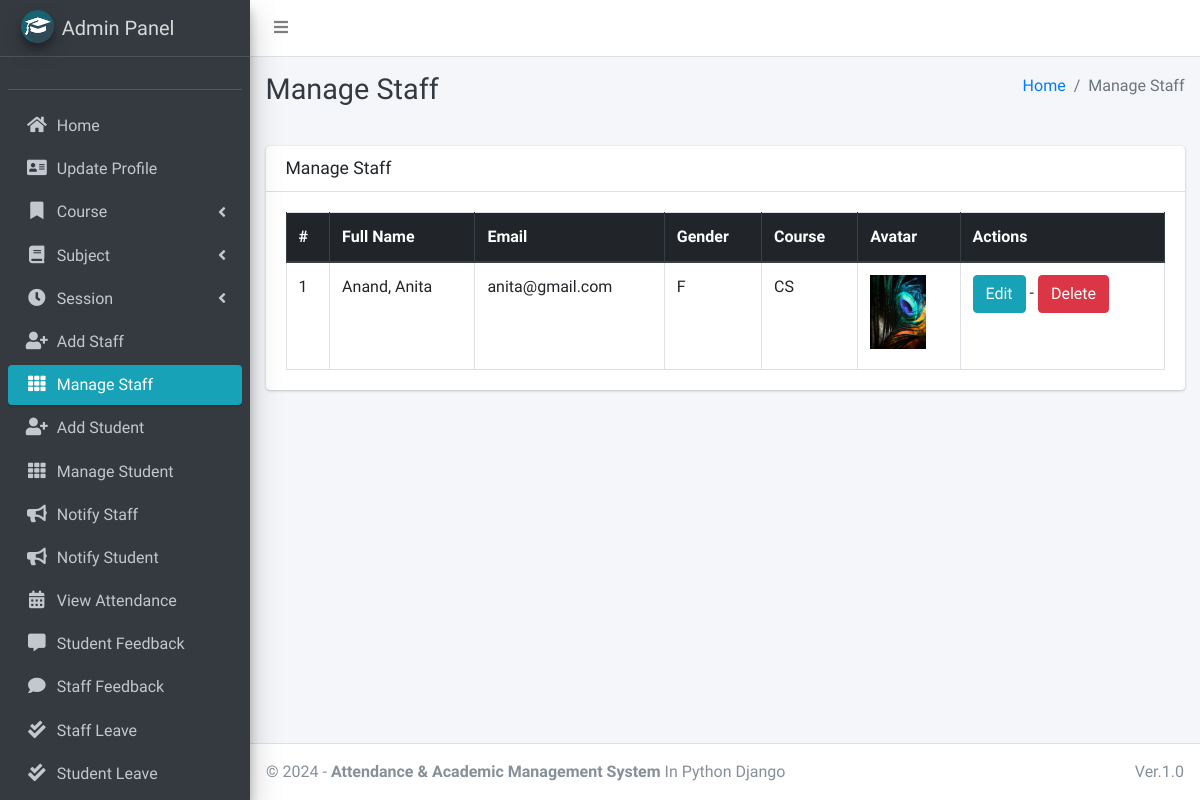
/staff/manage/ (signed in), run on an earlier commit of the app's database.
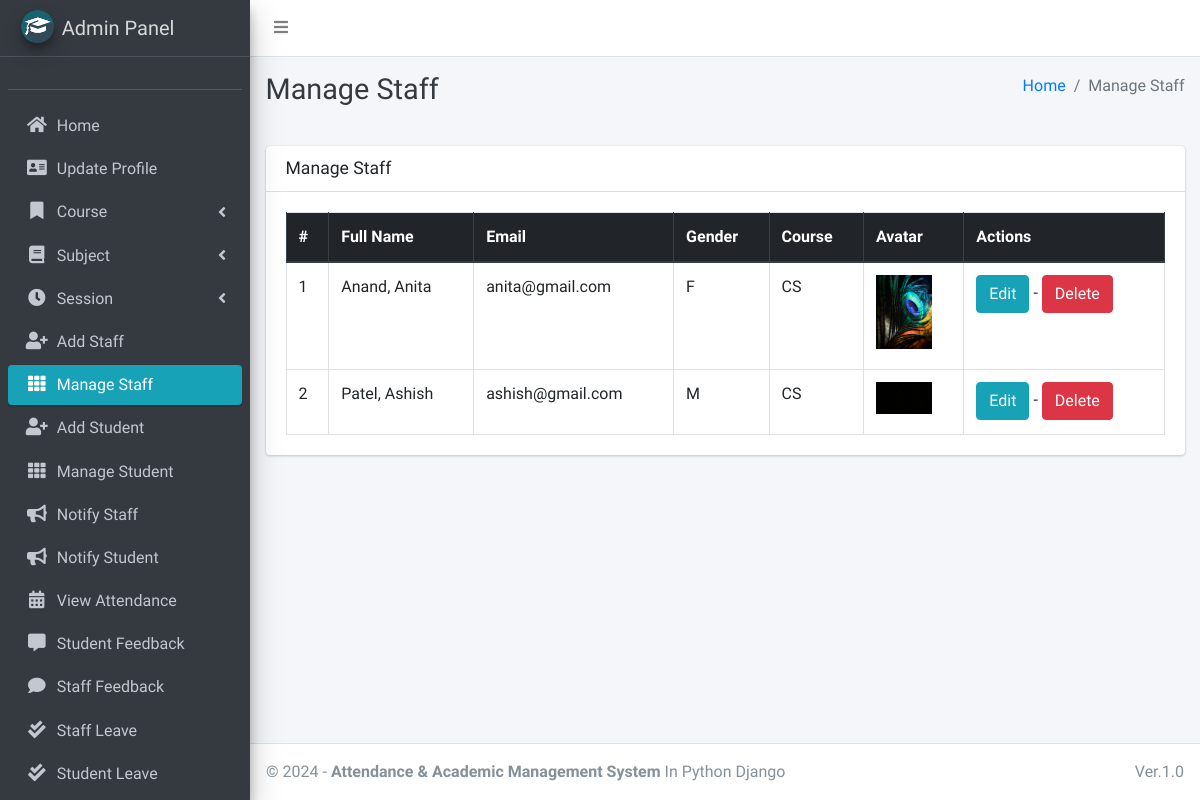
And on a later commit of the database.
### main_app/models.py (models this page shows, shortened)
class CustomUser(AbstractUser):
    USER_TYPE = ((1, "HOD"), (2, "Staff"), (3, "Student"))
    GENDER = [("M", "Male"), ("F", "Female")]
    username = None  # Removed username, using email instead
    email = models.EmailField(unique=True)
    user_type = models.CharField(default=1, choices=USER_TYPE, max_length=1)
    gender = models.CharField(max_length=1, choices=GENDER)
    profile_pic = models.ImageField()
    address = models.TextField()
    fcm_token = models.TextField(default="")  # For firebase notifications
    created_at = models.DateTimeField(auto_now_add=True)
    updated_at = models.DateTimeField(auto_now=True)
    USERNAME_FIELD = "email"
    REQUIRED_FIELDS = []
    objects = CustomUserManager()
    def __str__(self):
        return self.last_name + ", " + self.first_name

class Staff(models.Model):
    course = models.ForeignKey(Course, on_delete=models.DO_NOTHING, null=True, blank=False)
    admin = models.OneToOneField(CustomUser, on_delete=models.CASCADE)

class Course(models.Model):
    name = models.CharField(max_length=120)
    created_at = models.DateTimeField(auto_now_add=True)
    updated_at = models.DateTimeField(auto_now=True)

### main_app/hod_views.py (the view)
# urls.py: path("staff/manage/", hod_views.manage_staff, name='manage_staff'),
def manage_staff(request):
    allStaff = CustomUser.objects.filter(user_type=2)
    context = {
        'allStaff': allStaff,
        'page_title': 'Manage Staff'
    }
    return render(request, "hod_template/manage_staff.html", context)

### main_app/templates/hod_template/manage_staff.html
{% extends 'main_app/base.html' %}
{% load static %}
{% block page_title %}{{page_title}}{% endblock page_title %}
{% block content %}
<section class="content">
    <div class="container-fluid">
        <div class="row">
            <div class="col-md-12">
                <div class="card">
                    <div class="card-header">
                        <h3 class="card-title">{{page_title}}</h3>
                    </div>
                    <div class="card-body">
                        <table id="example2" class="table table-bordered table-hover">
                            <thead class="thead-dark">
                                <tr>
                                    <th>#</th>
                                    <th>Full Name</th>
                                    <th>Email</th>
                                    <th>Gender</th>
                                    <th>Course</th>
                                    <th>Avatar</th>
                                    <th>Actions</th>
                                </tr>
                            </thead>
                            <tbody>
                                {% for staff in allStaff %}
                                <tr>
                                    <td>{{ forloop.counter }}</td>
                                    <td>{{staff.last_name}}, {{staff.first_name}}</td>
                                    <td>{{staff.email}}</td>
                                    <td>{{staff.gender}}</td>
                                    <td>{{staff.staff.course.name}}</td>
                                    <td>
                                        {% if staff.profile_pic == ""  %}
                                        No Image
                                        {% else %}
                                        <img class="img img-fluid mb-2" height="56" width="56"
                                            src="{{staff.profile_pic}}" alt="">
                                        {% endif %}
                                    </td>
                                    <td>
                                        <a href="{% url 'edit_staff' staff.staff.id %}" class="btn btn-info">Edit</a> -
                                        <a href="{% url 'delete_staff' staff.staff.id %}" class="btn btn-danger" onclick="return confirm('Are you sure about this ?')">Delete</a>
                                    </td>
                                </tr>
                                {% endfor %}
                            </tbody>
                        </table>
                    </div>
                </div>
            </div>
        </div>
    </div>
</section>
{% endblock content %}

What changed in the data, as far as the page shows it:
added CustomUser: last_name "Patel", first_name "Ashish", email "ashish@gmail.com", gender "M", staff.course.name "CS", profile_pic (picture)
